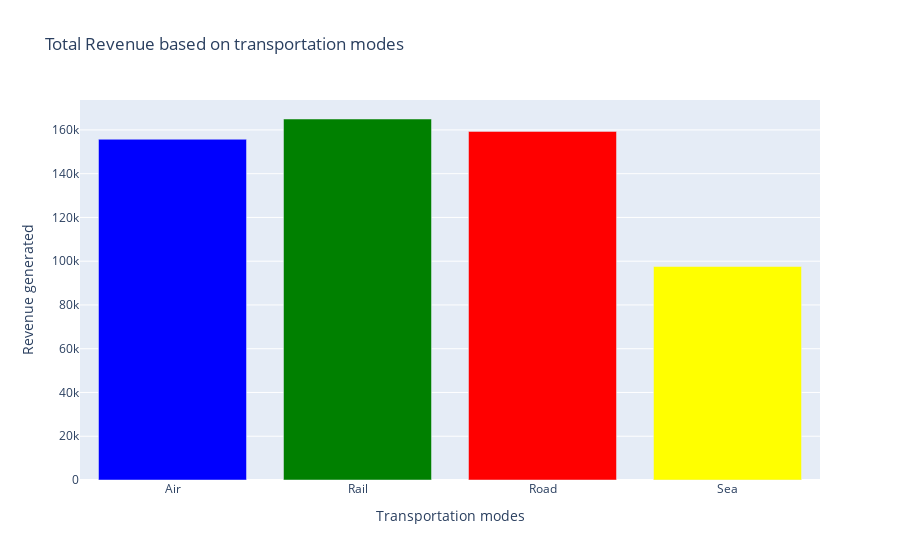

This figure's notebook cell:
### Code cell
import plotly.graph_objects as go

total_revenue = data.groupby('Transportation modes')['Revenue generated'].sum().reset_index()

fig = go.Figure()
fig.add_trace(go.Bar(x=total_revenue['Transportation modes'],
                     y=total_revenue['Revenue generated'],
                     marker_color=['blue', 'green', 'red', 'yellow', 'purple']))
fig.update_layout(title='Total Revenue based on transportation modes',
                  xaxis_title='Transportation modes',
                  yaxis_title='Revenue generated')
fig.show()

### Figure 1 — Plotly figure (JSON) as saved in the notebook; plotly's stock layout.template omitted (floating-point values rounded to 4 significant figures)
{"data": [{"marker": {"color": ["blue", "green", "red", "yellow", "purple"]}, "type": "bar", "x": ["Air", "Rail", "Road", "Sea"], "y": [155700.0, 165000.0, 159300.0, 97560.0]}], "layout": {"title": {"text": "Total Revenue based on transportation modes"}, "xaxis": {"title": {"text": "Transportation modes"}}, "yaxis": {"title": {"text": "Revenue generated"}}}}
